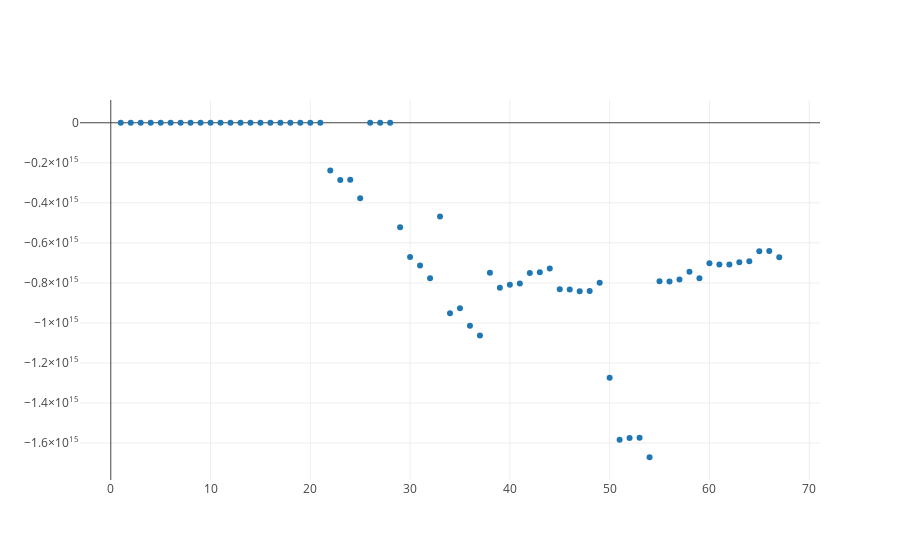

Notebook source saved alongside this figure:
### Code cell
from graph import trace_values, plot
trace = trace_values(x_values, y_values)
plot([trace])
